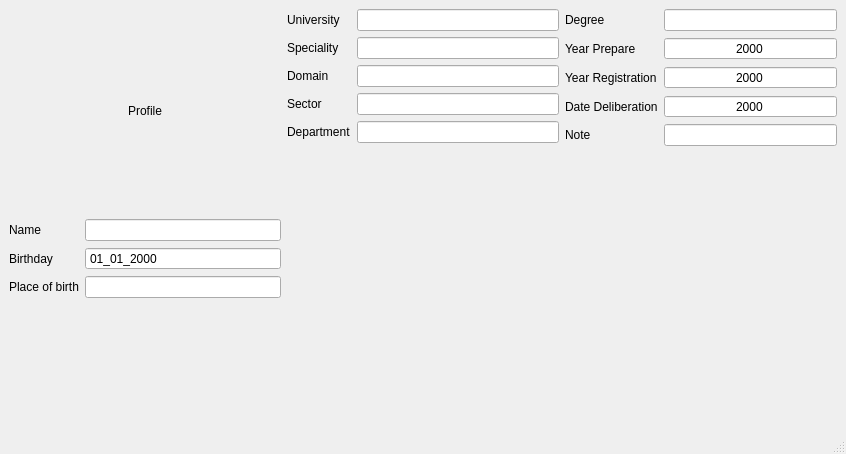
<?xml version="1.0" encoding="UTF-8"?>
<ui version="4.0">
 <class>StudentPreviewInfo</class>
 <widget class="QMainWindow" name="StudentPreviewInfo">
  <property name="geometry">
   <rect>
    <x>0</x>
    <y>0</y>
    <width>846</width>
    <height>454</height>
   </rect>
  </property>
  <property name="windowTitle">
   <string>Preview Student</string>
  </property>
  <widget class="QWidget" name="centralwidget">
   <layout class="QHBoxLayout" name="horizontalLayout">
    <item>
     <layout class="QVBoxLayout" name="verticalLayout">
      <item>
       <widget class="QLabel" name="student_picture">
        <property name="text">
         <string>Profile</string>
        </property>
        <property name="alignment">
         <set>Qt::AlignmentFlag::AlignCenter</set>
        </property>
       </widget>
      </item>
      <item>
       <layout class="QFormLayout" name="formLayout_3">
        <property name="labelAlignment">
         <set>Qt::AlignmentFlag::AlignLeading|Qt::AlignmentFlag::AlignLeft|Qt::AlignmentFlag::AlignVCenter</set>
        </property>
        <item row="0" column="0">
         <widget class="QLabel" name="label_2">
          <property name="text">
           <string>Name</string>
          </property>
         </widget>
        </item>
        <item row="0" column="1">
         <widget class="QLineEdit" name="name_input">
          <property name="text">
           <string/>
          </property>
          <property name="readOnly">
           <bool>true</bool>
          </property>
         </widget>
        </item>
        <item row="1" column="0">
         <widget class="QLabel" name="label_3">
          <property name="text">
           <string>Birthday</string>
          </property>
         </widget>
        </item>
        <item row="1" column="1">
         <widget class="QDateEdit" name="birthday_input">
          <property name="readOnly">
           <bool>true</bool>
          </property>
          <property name="buttonSymbols">
           <enum>QAbstractSpinBox::ButtonSymbols::NoButtons</enum>
          </property>
          <property name="displayFormat">
           <string>dd_MM_yyyy</string>
          </property>
         </widget>
        </item>
        <item row="2" column="0">
         <widget class="QLabel" name="label_4">
          <property name="text">
           <string>Place of birth</string>
          </property>
         </widget>
        </item>
        <item row="2" column="1">
         <widget class="QLineEdit" name="birth_place_input">
          <property name="text">
           <string/>
          </property>
          <property name="readOnly">
           <bool>true</bool>
          </property>
         </widget>
        </item>
       </layout>
      </item>
     </layout>
    </item>
    <item>
     <layout class="QFormLayout" name="formLayout">
      <property name="labelAlignment">
       <set>Qt::AlignmentFlag::AlignLeading|Qt::AlignmentFlag::AlignLeft|Qt::AlignmentFlag::AlignVCenter</set>
      </property>
      <item row="0" column="0">
       <widget class="QLabel" name="label_6">
        <property name="text">
         <string>University</string>
        </property>
       </widget>
      </item>
      <item row="0" column="1">
       <widget class="QLineEdit" name="university_input">
        <property name="text">
         <string/>
        </property>
        <property name="readOnly">
         <bool>true</bool>
        </property>
       </widget>
      </item>
      <item row="1" column="0">
       <widget class="QLabel" name="label_5">
        <property name="text">
         <string>Speciality</string>
        </property>
       </widget>
      </item>
      <item row="1" column="1">
       <widget class="QLineEdit" name="speciality_input">
        <property name="text">
         <string/>
        </property>
        <property name="readOnly">
         <bool>true</bool>
        </property>
       </widget>
      </item>
      <item row="2" column="0">
       <widget class="QLabel" name="label_7">
        <property name="text">
         <string>Domain</string>
        </property>
       </widget>
      </item>
      <item row="3" column="0">
       <widget class="QLabel" name="label_8">
        <property name="text">
         <string>Sector</string>
        </property>
       </widget>
      </item>
      <item row="3" column="1">
       <widget class="QLineEdit" name="sector_input">
        <property name="text">
         <string/>
        </property>
        <property name="readOnly">
         <bool>true</bool>
        </property>
       </widget>
      </item>
      <item row="4" column="0">
       <widget class="QLabel" name="label_9">
        <property name="text">
         <string>Department</string>
        </property>
       </widget>
      </item>
      <item row="4" column="1">
       <widget class="QLineEdit" name="departement_input">
        <property name="text">
         <string/>
        </property>
        <property name="readOnly">
         <bool>true</bool>
        </property>
       </widget>
      </item>
      <item row="2" column="1">
       <widget class="QLineEdit" name="domain_input">
        <property name="text">
         <string/>
        </property>
        <property name="readOnly">
         <bool>true</bool>
        </property>
       </widget>
      </item>
     </layout>
    </item>
    <item>
     <layout class="QFormLayout" name="formLayout_2">
      <property name="labelAlignment">
       <set>Qt::AlignmentFlag::AlignLeading|Qt::AlignmentFlag::AlignLeft|Qt::AlignmentFlag::AlignVCenter</set>
      </property>
      <item row="0" column="0">
       <widget class="QLabel" name="label_10">
        <property name="text">
         <string>Degree</string>
        </property>
       </widget>
      </item>
      <item row="1" column="0">
       <widget class="QLabel" name="label_11">
        <property name="text">
         <string>Year Prepare</string>
        </property>
       </widget>
      </item>
      <item row="2" column="0">
       <widget class="QLabel" name="label_12">
        <property name="text">
         <string>Year Registration</string>
        </property>
       </widget>
      </item>
      <item row="3" column="0">
       <widget class="QLabel" name="label_13">
        <property name="text">
         <string>Date Deliberation</string>
        </property>
       </widget>
      </item>
      <item row="4" column="0">
       <widget class="QLabel" name="label_14">
        <property name="text">
         <string>Note</string>
        </property>
       </widget>
      </item>
      <item row="4" column="1">
       <widget class="QLineEdit" name="note_input">
        <property name="text">
         <string/>
        </property>
        <property name="readOnly">
         <bool>true</bool>
        </property>
       </widget>
      </item>
      <item row="1" column="1">
       <widget class="QSpinBox" name="preparation_year_spinbox">
        <property name="wrapping">
         <bool>false</bool>
        </property>
        <property name="frame">
         <bool>true</bool>
        </property>
        <property name="alignment">
         <set>Qt::AlignmentFlag::AlignCenter</set>
        </property>
        <property name="readOnly">
         <bool>true</bool>
        </property>
        <property name="buttonSymbols">
         <enum>QAbstractSpinBox::ButtonSymbols::NoButtons</enum>
        </property>
        <property name="showGroupSeparator" stdset="0">
         <bool>false</bool>
        </property>
        <property name="minimum">
         <number>1600</number>
        </property>
        <property name="maximum">
         <number>2500</number>
        </property>
        <property name="value">
         <number>2000</number>
        </property>
       </widget>
      </item>
      <item row="2" column="1">
       <widget class="QSpinBox" name="registration_year_spinbox">
        <property name="alignment">
         <set>Qt::AlignmentFlag::AlignCenter</set>
        </property>
        <property name="readOnly">
         <bool>true</bool>
        </property>
        <property name="buttonSymbols">
         <enum>QAbstractSpinBox::ButtonSymbols::NoButtons</enum>
        </property>
        <property name="minimum">
         <number>1600</number>
        </property>
        <property name="maximum">
         <number>2500</number>
        </property>
        <property name="value">
         <number>2000</number>
        </property>
       </widget>
      </item>
      <item row="3" column="1">
       <widget class="QSpinBox" name="delibration_year_spinbox">
        <property name="alignment">
         <set>Qt::AlignmentFlag::AlignCenter</set>
        </property>
        <property name="readOnly">
         <bool>true</bool>
        </property>
        <property name="buttonSymbols">
         <enum>QAbstractSpinBox::ButtonSymbols::NoButtons</enum>
        </property>
        <property name="minimum">
         <number>1600</number>
        </property>
        <property name="maximum">
         <number>2500</number>
        </property>
        <property name="value">
         <number>2000</number>
        </property>
       </widget>
      </item>
      <item row="0" column="1">
       <widget class="QLineEdit" name="degree">
        <property name="readOnly">
         <bool>true</bool>
        </property>
       </widget>
      </item>
     </layout>
    </item>
   </layout>
  </widget>
  <widget class="QStatusBar" name="statusbar"/>
 </widget>
 <resources/>
 <connections/>
</ui>
